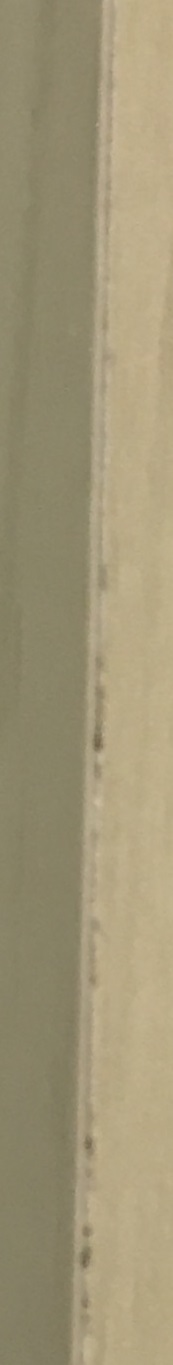
#> input picture img_in/1.jpg, 173 x 1365 px; its folder holds only this picture in this run
$ python dog.py
#> lines starting #> are read from the running program, lines starting #| are printed output that depends on the picture; after the words box and inside, x2 and y2 are one past the last pixel; in counts of white or black regions, pixels touching at a corner belong together
#ライブラリ
import cv2
import numpy as np
import os
import glob

# function
# gausianのリストを作成
def listOfGaus(ORIGIN, xy=3, sigma=0):
    gaus_list = []
    for i in range(3, 10, 2):
        gaus_list.append(cv2.GaussianBlur(ORIGIN, (xy, xy), sigma+i))
    return gaus_list

# Cannyのリストを作成
def listOfCanny(gaus_list, min, max):
    canny_list = []
    for gaus_img in gaus_list:
        canny_list.append(cv2.Canny(gaus_img, min, max))
    return canny_list

# 差分のリストを作成
def listOfDiff(canny_list):
    diff_list = []
    for i in range(len(canny_list)-1):
        diff_list.append(cv2.absdiff(canny_list[i + 1], canny_list[i]))
    return diff_list

# 画像リストの書き出し
def writeImgOfList(imgName, img_list):
    for i in range(len(img_list)):
        cv2.imwrite("img_out/" + str(dataNo) + "/" + imgName + str(i) + ".jpg", img_list[i])


# TODO
# 二値化の必要性

# img_in内の画像数を取得
files = glob.glob("img_in/*")
# 画像の枚数分処理
for dataNo in range(1, len(files)+1):
    # 元画像
    dataName = str(dataNo) + ".jpg"
    inPath = ("img_in/" + dataName)
    ORIGIN = cv2.imread(inPath, 0)
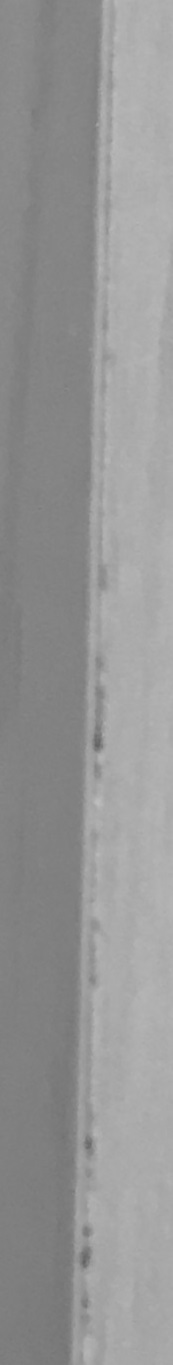
#> ORIGIN: shape (1365, 173); min 97, max 190, mean 149.3

    # ガウシアンフィルタを掛けた画像リストを作成
    gaus_list = listOfGaus(ORIGIN)
#> after the loop in listOfGaus, `for i in range(3, 10, 2):`: gaus_list = 4 items
#> gaus_list = 4 items

    # Cannyを掛けた画像リストを作成
    canny_list = listOfCanny(gaus_list, 10, 50)
#> the loop in listOfCanny, `for gaus_img in gaus_list:` made 4 passes
#> canny_list = 4 items

    # Cannyの差分を取った画像リストを作成
    diff_list = listOfDiff(canny_list)
#> the loop in listOfDiff, `for i in range(len(canny_list)-1):` made 3 passes
#> after the loop in listOfDiff, `for i in range(len(canny_list)-1):`: diff_list = 3 items
#> diff_list = 3 items

    # 画像の出力ディレクトリを作成
    os.makedirs("img_out/" + str(dataNo), exist_ok = True)

    # 各画像の出力
    writeImgOfList("gaus", gaus_list)
#> the loop in writeImgOfList, `for i in range(len(img_list)):` made 4 passes
    writeImgOfList("canny", canny_list)
#> the loop in writeImgOfList (call 2), `for i in range(len(img_list)):` made 4 passes
#> pass 1, in writeImgOfList (call 2), `cv2.imwrite("img_out/" + str(dataNo) + "/" + imgName + str(i) + ".jpg"..`:
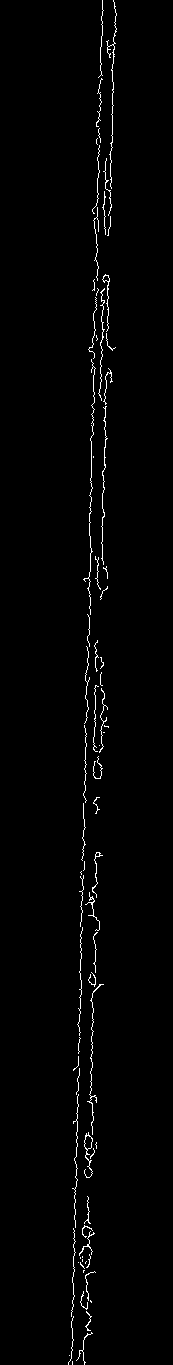
#> saved as canny0.jpg: shape (1365, 173); 1.5% white in thin lines or dots, all inside (x1, y1, x2, y2) = (68, 0, 117, 1365)
    writeImgOfList("diff", diff_list)
#> the loop in writeImgOfList (call 3), `for i in range(len(img_list)):` made 3 passes
#> pass 1, in writeImgOfList (call 3), `cv2.imwrite("img_out/" + str(dataNo) + "/" + imgName + str(i) + ".jpg"..`:
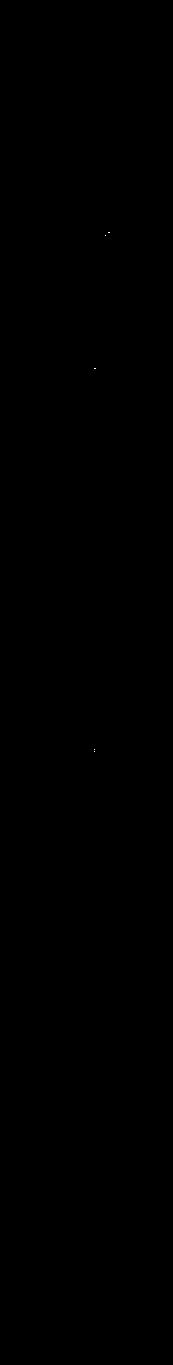
#> saved as diff0.jpg: shape (1365, 173); 0% white in thin lines or dots, all inside (x1, y1, x2, y2) = (94, 232, 110, 752)
